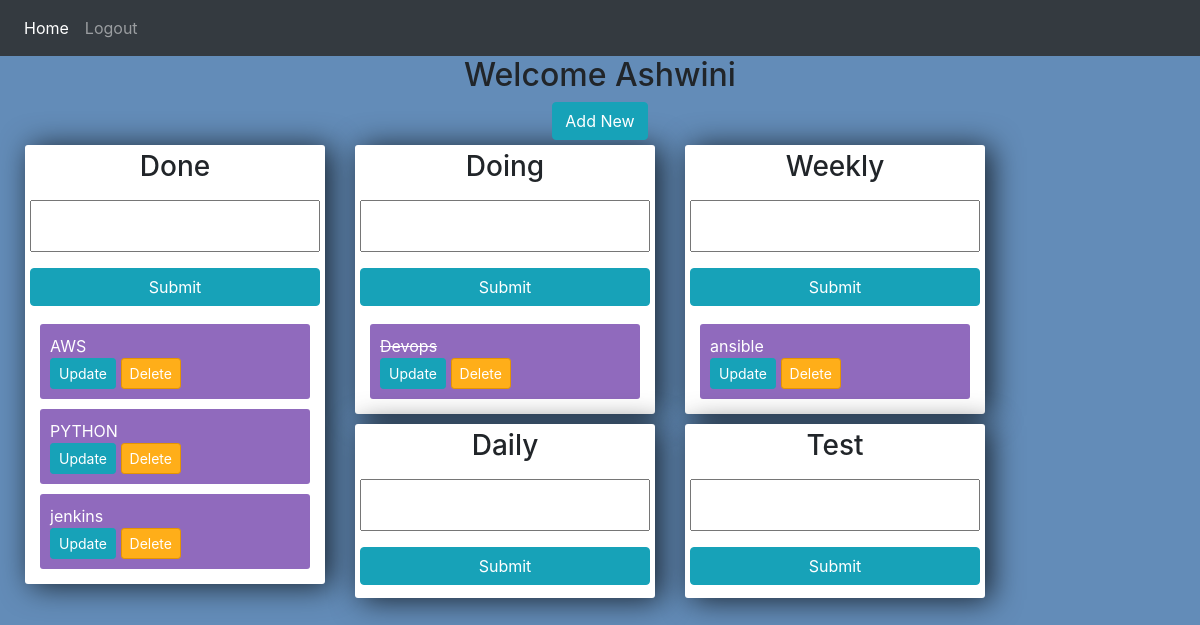
/ (signed in), run on the app's committed database.
### tasks/models.py (models this page shows, shortened)
class Taskheading(models.Model):
	user = models.ForeignKey(User,on_delete=models.CASCADE,null=True)
	heading = models.CharField(max_length=200,default='NA')

class Task(models.Model):
	heading = models.ForeignKey(Taskheading,on_delete=models.CASCADE,null=True)
	title = models.CharField(max_length=200)
	complete = models.BooleanField(default=False)

### tasks/views.py (the view)
# urls.py: path('', views.index, name='home'),
def index(request):
	if not request.user.is_authenticated:
		context = {}
	else:
		headings = Taskheading.objects.filter(user__username__contains=request.user)
		tasks = {}
		for heading in headings:
			task = Task.objects.filter(heading = heading)
			tasks[heading] = task
		form = TaskForm()
		context = {'tasks':tasks,'form':form}
	return render(request, 'tasks/home.html',context)

### tasks/forms.py
class TaskForm(forms.ModelForm):
    class Meta:
        model = Task
        fields = ['title','complete']

### tasks/templates/tasks/home.html (shortened to what this page needs)
{% extends "base.html" %}
{% block content%}
{% if user.is_authenticated %}
<div class="text-center">
  <h2> Welcome {{ request.user|title }} </h2>
  <a class="btn btn-info" href="{% url 'addheading' %}">Add New</a>
</div>
{% for heading,taskss in tasks.items %}
<div class="center-column">
  <h3 align="center">{{heading.heading}}</h3>
  <form method="POST" action="{% url 'addtask' heading.id %}">
    {{form.title}}
    <input class="btn btn-info" type="submit" name="Create Task">
  </form>
  {% for task in taskss %}
  <div class="todo-list">
      <div class="item-row">
        {% if task.complete == True %}
          <strike>{{task.title}}</strike>
        {% else %}
          <span>{{task.title}}</span>
        {% endif %}
        <br>
        <a class="btn btn-sm btn-info" href="{% url 'update' task.id %}">Update</a>
        <a class="btn btn-sm btn-danger" href="{% url 'delete' task.id %}">Delete</a>
      </div>
    </div>
  {% endfor %}
</div>
{% endfor %}
{% else %}
<div class="text-center">
<h2> Welcome..Please Login to continue </h2>
</div>
{% endif %}
{% endblock %}

### tasks/templates/base.html (shortened to what this page needs)
<!DOCTYPE html>
<html>
<head>
	<link rel="stylesheet" href="https://stackpath.bootstrapcdn.com/bootstrap/4.3.1/css/bootstrap.min.css">
</head>
<body>
	<nav class="navbar navbar-expand-lg navbar-dark bg-dark">
	  <div class="collapse navbar-collapse" id="navbarNavAltMarkup">
	    <div class="navbar-nav">
	      <a class="nav-item nav-link active" href="{% url 'home' %}">Home
	      {% if not user.is_authenticated %}
	      <a class="nav-item nav-link" href="{% url 'login' %}">Sign-in</a>
	      <a class="nav-item nav-link" href="{% url 'register' %}">Register</a>
	      {% else %}
	      <a class="nav-item nav-link" href="{% url 'logout' %}">Logout</a>
	      {% endif %}
	    </div>
	  </div>
	</nav>
	<div id="content">
		{% block content %}
		{% endblock %}
	</div>
</body>
</html>

### tasks/templates/base.html (style rules this page uses)
body { background-color: #638CB8; }
input { width: 100%; padding: 12px 20px; margin: 8px 0; box-sizing: border-box; }
input::placeholder { color: #d3d3d3; }
.center-column { width:300px; margin: 5px; margin-left: 25px; float: left ; padding:5px; background-color: white; border-radius: 3px; box-shadow: 6px 2px 30px 0px rgba(0,0,0,0.75); }
.item-row { background-color: #906abd; margin: 10px; padding: 10px; border-radius: 3px; color: white; }
.btn-danger { background-color: #ffae19; border-color: #e59400; }

### data on the page
Taskheading: heading "Done"
Task: title "AWS"
Task: title "PYTHON"
Task: title "jenkins"
Taskheading: heading "Doing"
Task: title "Devops"
Taskheading: heading "Weekly"
Task: title "ansible"
Taskheading: heading "Daily"
Taskheading: heading "Test"

### other printed values
{{ request.user|title }} "Ashwini"
